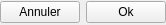
<?xml version="1.0" encoding="UTF-8"?>
<ui version="4.0">
 <class>GButtonOpenFileDialog</class>
 <widget class="QWidget" name="GButtonOpenFileDialog">
  <property name="geometry">
   <rect>
    <x>0</x>
    <y>0</y>
    <width>158</width>
    <height>25</height>
   </rect>
  </property>
  <property name="minimumSize">
   <size>
    <width>0</width>
    <height>0</height>
   </size>
  </property>
  <property name="windowTitle">
   <string>Form</string>
  </property>
  <layout class="QGridLayout" name="gridLayout">
   <property name="leftMargin">
    <number>0</number>
   </property>
   <property name="topMargin">
    <number>0</number>
   </property>
   <property name="rightMargin">
    <number>0</number>
   </property>
   <property name="bottomMargin">
    <number>0</number>
   </property>
   <item row="0" column="0">
    <layout class="QHBoxLayout" name="m_mainLayout">
     <item>
      <widget class="QPushButton" name="m_cancelButton">
       <property name="cursor">
        <cursorShape>PointingHandCursor</cursorShape>
       </property>
       <property name="text">
        <string>Annuler</string>
       </property>
      </widget>
     </item>
     <item>
      <widget class="QPushButton" name="m_okButton">
       <property name="cursor">
        <cursorShape>PointingHandCursor</cursorShape>
       </property>
       <property name="text">
        <string>Ok</string>
       </property>
      </widget>
     </item>
    </layout>
   </item>
  </layout>
 </widget>
 <resources/>
 <connections/>
</ui>
